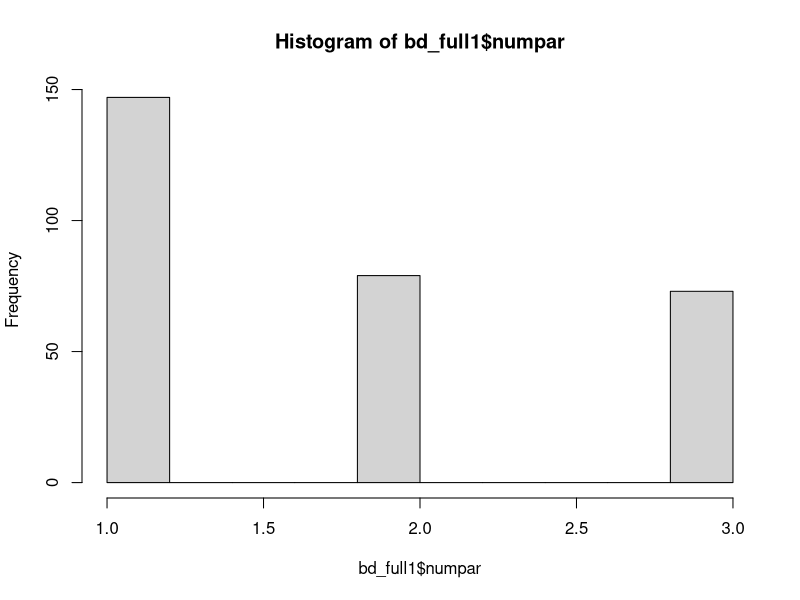
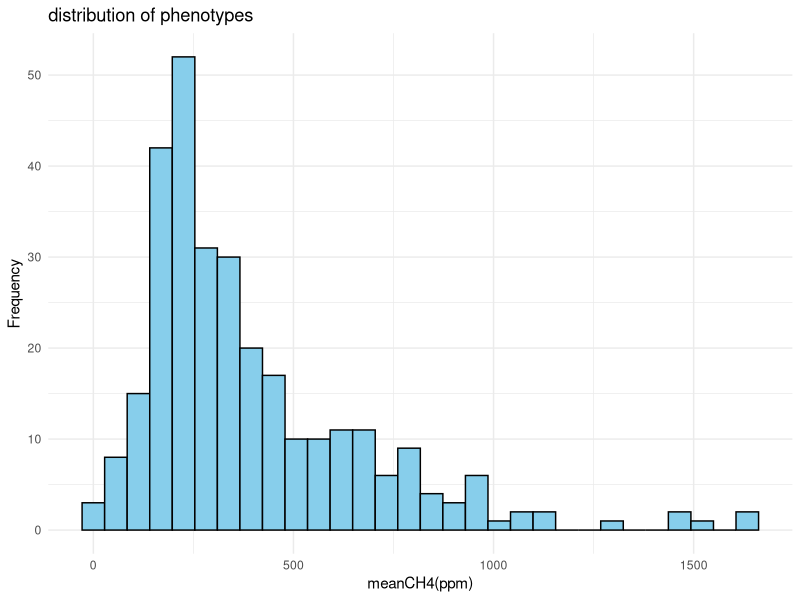
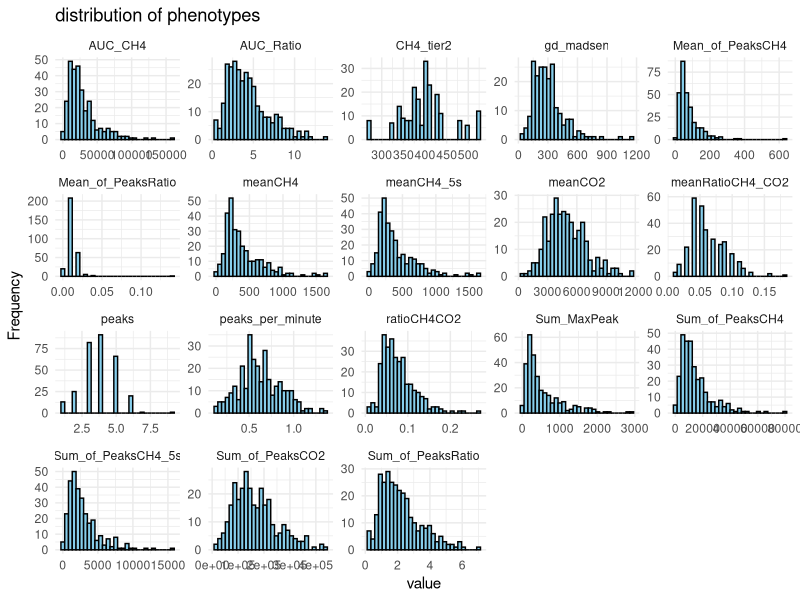
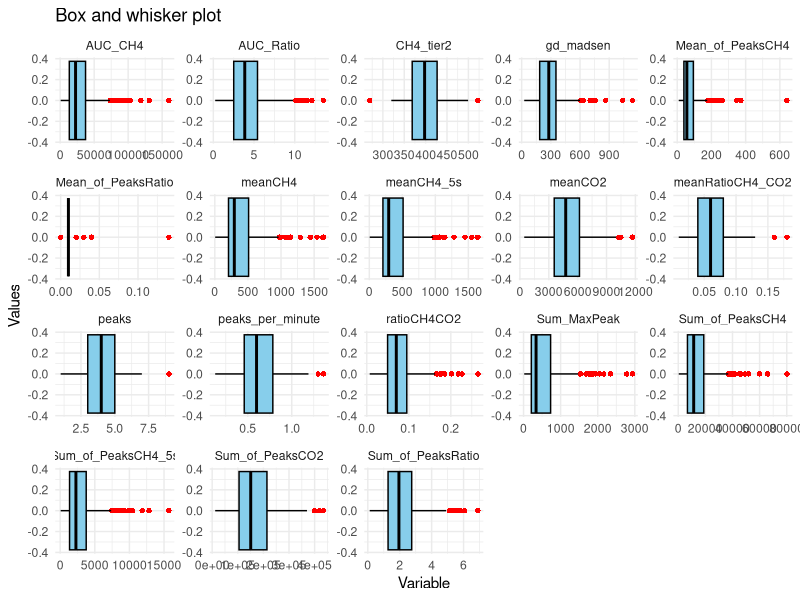
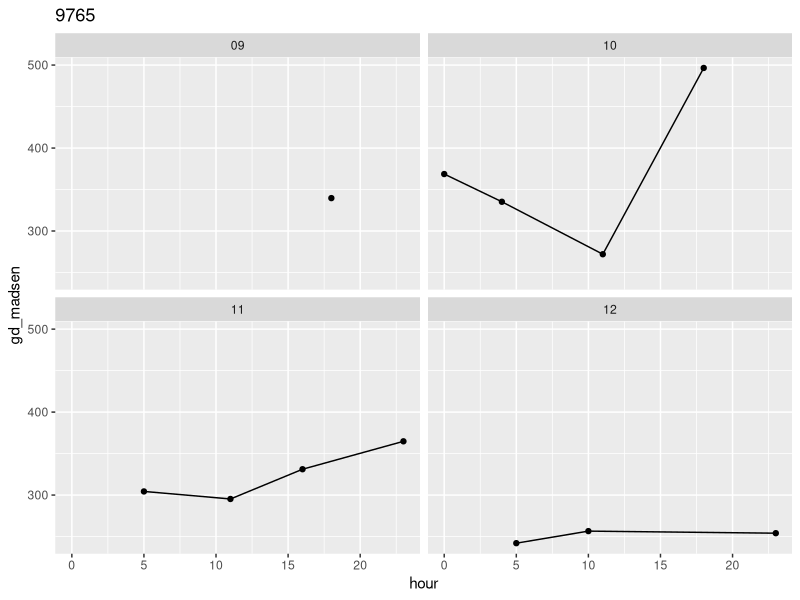

Generate these figures, in order, with R: (Note: this script raises an error after producing the figures.)
#nuevo proyecto
#Script methane data management

library(data.table)
library(dplyr)
library(plyr)
library(tidyr)
library(lubridate)
library(ggplot2)
library(GGally)

# Set the directory
setwd("../../../")
################################## READ FILES ############################################
# Read the sniffer output
bd=read.table("output_methane.txt",sep=",",header=T) #500 rows & 20 cols
bd_id=unique(bd[,1]) #63 individuals
summary(bd)
# Read test day file
test=read.table("control.csv",sep=";",header=T)#107 rows & 21 cols
test_id=unique(test[,1])#64 #july and sept
#obtain date from test day records
test$test_date1=dmy(test$test_date)

# Obtain kgm of protein and fat 

test$kgmfat=test$fat*test$milk/100                  
test$kgmprotein=test$protein*test$milk/100 
################################### Join both tables by ID and closest date ##################
# Obtain date from output
bd<-tidyr::separate(data = bd, col ="date",into =  c("day", "month","date","time","z","year"), sep = " ", extra = "merge")
bd$sniffer_date=paste(bd$date, bd$month, bd$year, sep = "/")
bd$sniffer_date1<-dmy(bd$sniffer_date)

#colSums(is.na(test))
# Join the two datatables-
bd_full <- lapply(intersect(bd$cow,test$cow),function(id) {
  d1 <- subset(bd,cow==id)
  d2 <- subset(test,cow==id)
  
  d1$indices <- sapply(as.Date(d1$sniffer_date1),function(d) which.min(abs(as.Date(d2$test_date1) - d)))
  d2$indices <- 1:nrow(d2)
  
  merge(d1,d2,by=c('cow','indices'))
}) ###

bd_full <- do.call(rbind,bd_full) #342
bd_full$indices <- NULL
#Check animals not joining 
bd_antijoin=anti_join(bd,bd_full,by="cow") #158, 3 individuals
bd_full$dif_days=abs(bd_full$sniffer_date1-bd_full$test_date1)
#check the difference of days ###choose less than 40 days
table(bd_full$dif_days)

############################### CALVING AND MILKING ###################################

# Days in milking
bd_full=tidyr::separate(data=bd_full,col ="calving_date", into=c('calving_date', 'calving_time'),sep=' ')
bd_full$calving_date1=dmy(bd_full$calving_date)
bd_full$daysinmilking=bd_full$sniffer_date1-bd_full$calving_date1
bd_full$daysinmilking=gsub("[a-z]","",bd_full$daysinmilking)#retain only numbers
bd_full$daysinmilking=as.numeric(bd_full$daysinmilking)
# Check difference of days
table(bd_full$daysinmilking)
# Choose The threshold the difference of days
bd_full1=bd_full %>% filter(daysinmilking <= 365)#336
# Obtain week of lactation 
bd_full1$week_lactation=floor(bd_full1$daysinmilking / 7)
# Codify days in milking as levels 
bd_full1<-mutate(bd_full1,state_lactation=case_when(
  daysinmilking < 91 ~ "1",
  daysinmilking > 90 & daysinmilking < 151 ~ "2",
  daysinmilking >150 ~ "3"))
table(bd_full1$state_lactation)

# Codify number of calvings 
hist(bd_full1$numpar)
table(bd_full1$numpar)
# If there is data of more than 3 calving
bd_full1<-mutate(bd_full1,num_calving=case_when(
  numpar <= 1 ~ "1",
  numpar > 1 & numpar < 3  ~ "2",
  numpar > 2 ~ "3"))
table(bd_full1$num_calving)
########################### Ratio and grams per day ####################################
# Obtain ratio of mean CH4 and mean CO2
bd_full1$ratioCH4CO2=bd_full1$meanCH4/bd_full1$meanCO2
mean(bd_full1$ratioCH4CO2)
# Obtain grams per day 
# Madsen equation
bd_full1$ECM=bd_full1$milk*(0.25+0.122*bd_full1$fat+0.077*bd_full1$protein)
bd_full1$days_inpregnancy=0
bd_full1$gd_madsen<-(0.714*bd_full1$ratioCH4CO2)*180*24*0.001*(5.6*bd_full1$weight**0.75+22*bd_full1$ECM+
                                                                 1.6*0.00001*bd_full1$days_inpregnancy**3)
mean(bd_full1$gd_madsen,na.rm=T)
  
# Tier 2 equation
Cf<-0.386*1.2 #coefficient for feeding situation, lactating
Ca<-0 #Coefficient for activity
Cp<-0.10 #coefficient for pregnancy
DE<-80 #Digestible energy per gross energy in cows fed low quality forage and concentrate

NEm<-Cf*bd_full1$weight**0.75
NEa<-NEm*Ca
NEl<-bd_full1$milk*(1.47+0.4*bd_full1$fat)
NEp<-ifelse(bd_full1$daysinmilking>100, Cp*NEm,0)
REM<-1.123-(0.004092)*DE+0.00001126*(DE)**2-25.4/DE
GE<- 1000*((NEm+NEa+NEl+NEp)/REM)/(DE/100) #g/d
bd_full1$CH4_tier2<-GE*0.065/55.65

mean(bd_full1$CH4_tier2,na.rm=T)
######################################### Distribution of data #######################
summary(bd_full1)
# Plot the phenotypes distribution

# By trait
ggplot(bd_full1, aes(x = meanCH4)) +
  geom_histogram( fill = "skyblue", color = "black") +
  theme_minimal() +
  labs(title = "distribution of phenotypes", x = "meanCH4(ppm)", y = "Frequency")

# All traits 
names(bd_full1)
df_plot <- bd_full1 %>%
  pivot_longer(cols = c(9:23,49,52,53), names_to = "Variable", values_to = "Valor")

ggplot(df_plot, aes(x = Valor)) +
  geom_histogram( fill = "skyblue", color = "black") +
  facet_wrap(~ Variable, scales = "free") +
  theme_minimal() +
  labs(title = "distribution of phenotypes", x = "value", y = "Frequency")

##################################### Outlier detection ##################################
ggplot(df_plot, aes(x = Valor)) +
  geom_boxplot(fill = "skyblue", color = "black", outlier.color = "red", outlier.shape = 16) +
  facet_wrap(~ Variable, scales = "free")+
  theme_minimal() +
  labs(title = "Box and whisker plot", x = "Variable", y = "Values")

####################################### Pattern by hour ##################################

# Plot the distribution by hour 
bd_full1$hour=substr(bd_full1$time, 1, 2) #susbtract the hour to plot
bd_full1$hour=as.numeric(bd_full1$hour)
table(bd_full1$hour)

# By individual
animal_9765=subset(bd_full1,bd_full1$cow=="9765")
ggplot(data=animal_9765, aes(x= hour, y=gd_madsen)) +
  geom_line()+geom_point()+
  geom_smooth(method = "loess",  span = 0.2,se=TRUE)+
  facet_wrap(facets = vars(date))+
  ggtitle("9765")

  # All individuals
ggplot(data=bd, aes(x= hour, y=gd_madsen)) +
  # geom_point() +  # Puntos individuales
  geom_line()+    #línea de tendencia
  geom_smooth(method = "loess",  span = 0.3,se=TRUE)+ 
  facet_wrap(facets = vars(cow))+
  ggtitle("Pattern by hour")


################################# DATA FILTERING ########################################
# Threshold by CO2 concentration
bd_full2 <- bd_full1 %>%
  dplyr::mutate(across(c(meanCH4, meanCH4_5s,meanCO2,meanRatioCH4_CO2,AUC_CH4,AUC_Ratio,
                         Sum_of_PeaksCH4,Sum_of_PeaksCH4_5s,Sum_of_PeaksCO2,Sum_of_PeaksRatio,
                         Mean_of_PeaksCH4,Mean_of_PeaksRatio,Sum_MaxPeak, ratioCH4CO2, gd_madsen ,
                         CH4_tier2), ~ ifelse(meanCO2 < 2500, NA, .)))

#View(bd_full1)
colSums(is.na(bd_full1))
colSums(is.na(bd_full2))


############################################ DATA CORRECTION BY SD ##########################
# Function for correction of data ±3 SD
function_outliers <- function(x) {
  mean_x <- mean(x, na.rm = TRUE)
  sd_x <- sd(x, na.rm = TRUE)
  
  # Establecer el límite superior e inferior (± 3 SD)
  lower_lim <- mean_x - 3 * sd_x
  upper_lim <- mean_x + 3 * sd_x
  
  # Reemplazar valores fuera de los límites por NA 
  x <- ifelse(x < lower_lim | x > upper_lim, NA, x)
  
  return(x)
}

data_corrected <- bd_full2 %>%
  dplyr::mutate(across(
    c(meanCH4, meanCH4_5s,meanCO2,meanRatioCH4_CO2,AUC_CH4,AUC_Ratio,
      Sum_of_PeaksCH4,Sum_of_PeaksCH4_5s,Sum_of_PeaksCO2,Sum_of_PeaksRatio,
      Mean_of_PeaksCH4,Mean_of_PeaksRatio,Sum_MaxPeak, ratioCH4CO2, gd_madsen ,
      CH4_tier2,milk,kgmfat,kgmprotein), #Apply the function to these variables  
    function_outliers    # Function
  ))
colSums(is.na(data_corrected))

##################################### Check the data after correction ##################### 
summary(data_corrected)
# Plot again to compare
# Plot the distribution again, but without outliers
names(data_corrected)
df_plot2 <- data_corrected %>%
  pivot_longer(cols = c(9:23,49,52,53), names_to = "Variable", values_to = "Valor")

ggplot(df_plot2, aes(x = Valor)) +
  geom_histogram( fill = "skyblue", color = "black") +
  facet_wrap(~ Variable, scales = "free") +
  theme_minimal() +
  labs(title = "distribution of phenotypes", x = "value", y = "Frequency")

############################# Check the pattern by hour after correction ####################### 
# By individual
animal_7436=subset(data_corrected,data_corrected$cow=="7436")
ggplot(data=animal_7436, aes(x= hour, y=meanCH4)) +
  geom_line()+
  geom_smooth(method = "loess",  span = 0.3,se=TRUE)+
  ggtitle("pattern by hour")

 # All cows 
ggplot(data=data_corrected, aes(x= hour, y=meanCH4)) +
  geom_line()+
  geom_smooth(method = "loess",  span = 0.3,se=TRUE)+
  facet_wrap(facets = vars(cow))+
  ggtitle("pattern by hour")

############################# Distribution by week of lactation ############################ 
table(data_corrected$week_lactation)

ggplot(data=data_corrected, aes(x= week_lactation, y=meanCH4)) +
  geom_smooth(method = "loess",  span = 0.6,se=TRUE)+
  #facet_wrap(facets = vars(cow))+
  ggtitle("week of lactation")

################################# Plot Correlations between phenotypes ################

names(data_corrected)
correlaciones=data_corrected[,c(1,9,16,21,49,52,53,31,41,42)]
GGally::ggpairs(correlaciones, columns = 2:10,ggplot2::aes(colour="farm"))

#################################### MEAN PER WEEK ##################################
# Obtain week with lubridate
data_corrected$epiweek=epiweek(data_corrected$sniffer_date1)
data_corrected$epiyear=epiyear(data_corrected$sniffer_date1)
data_corrected$robot="1"
data_corrected$farm="1"
mean_week <- data_corrected %>%
  group_by(cow,epiweek,epiyear) %>% #some farms could be studied in two or more periods
  dplyr::summarise(across((where(is.numeric)), list(mean = ~mean(.,na.rm=T)), .names = "{.col}_mean_week"),
                   count = n()) %>%
  dplyr::left_join(data_corrected, by = c("cow","epiweek","epiyear"))#keep the other variables
# Filter by count per week, keep count > 3/5 records per week
table(mean_week$count)
mean_week1=mean_week[mean_week$count > 3, ]

# Choose the variables to keep 
names(mean_week1)
mean_week2=mean_week1[,c(1:3,5:38,86,87,94,95)]
mean_week3=mean_week2[!duplicated(mean_week2),]
#sort the columns
names(mean_week3)
mean_week4=mean_week3[,c(1:3,41,40,39,38,4:30,33,36,37)] #38 rows

########################## Check the number of records by group and animal #####################
# Check the number of animals by comparison group. i.e =herd-season-year or herd-robot-week-year
mean_week5=mean_week5%>%
  group_by(farm,robot,epiweek,epiyear)%>%
  dplyr::mutate(N_group=n())
table(mean_week5$N_group)

  # Check the number of records per animal (to be considered in the model, repeated measurements)
mean_week5=mean_week5%>%
  group_by(cow)%>%
  dplyr::mutate(N_group=n())
table(mean_week5$N_anim) 


##################################### EXTRA #########################################
 # Join columns to create mixed effects
mean_week5=unite(mean_week5,col = "random_effect",c("farm","robot","epiweek","epiyear"),sep="-",remove = F)  # create a new column "random_effect",combining 4 columns
#keeping the original column in the dataset
